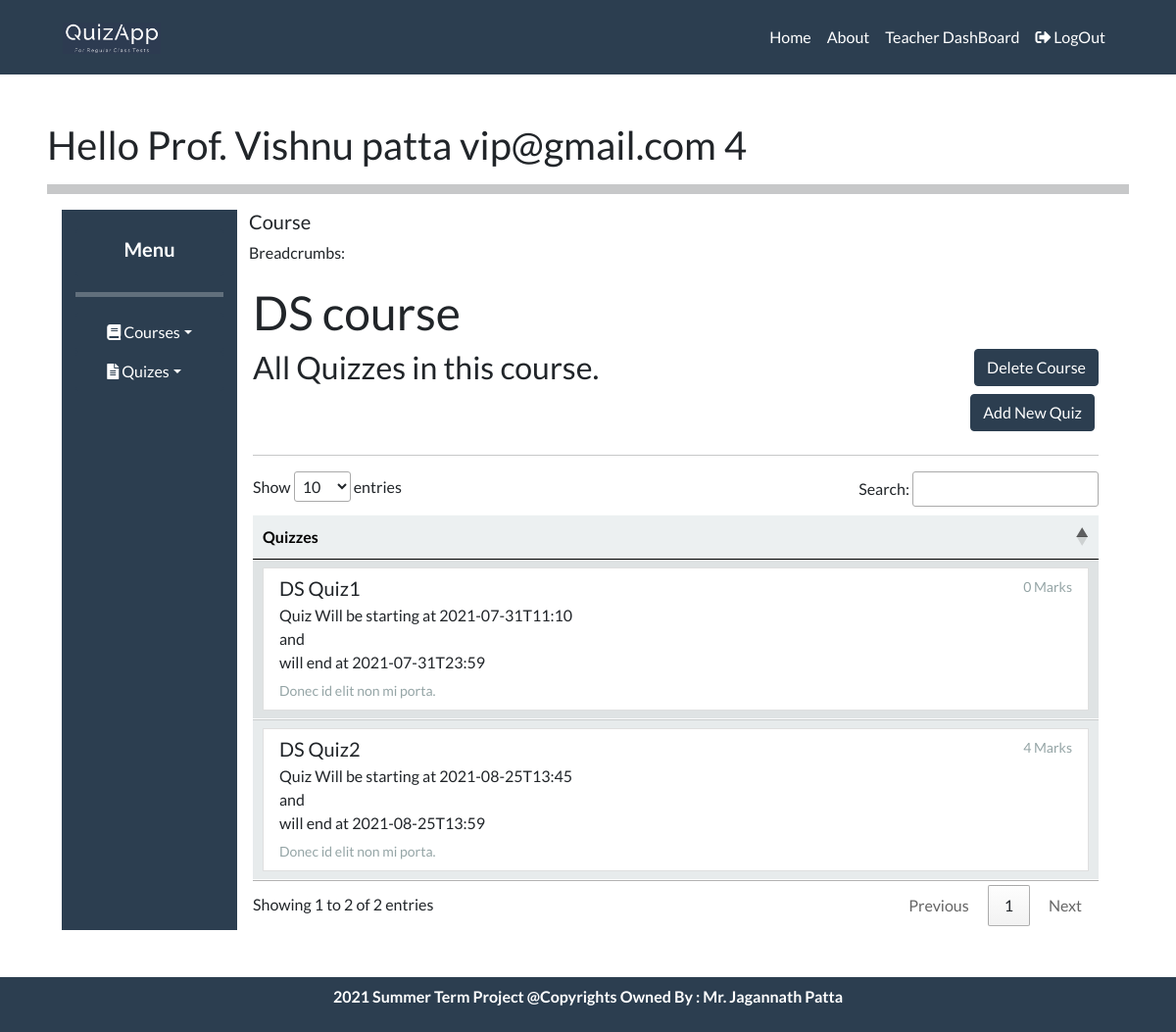
Page /teacher/Course?id=2&name=DS (signed in) on the committed database.
### tables this page shows
CREATE TABLE "Quiz" (
	"quiz_id"	INTEGER NOT NULL PRIMARY KEY AUTOINCREMENT,
	"teacher_id"	INTEGER NOT NULL,
	"course_id"	INTEGER NOT NULL,
	"quiz_name"	TEXT,
	"img_id"	INTEGER NOT NULL,
	"img_key"	BLOB,
	"quiz_marks"	INTEGER DEFAULT 0,
	"quiz_startDate"	TEXT NOT NULL,
	"quiz_endDate"	TEXT NOT NULL,
	FOREIGN KEY("img_id") REFERENCES "Images"("image_id") ON DELETE SET NULL,
	UNIQUE("course_id","teacher_id","quiz_name"),
	FOREIGN KEY("teacher_id") REFERENCES "Teacher"("teacher_id") ON DELETE CASCADE,
	FOREIGN KEY("course_id") REFERENCES "Course"("course_id") ON DELETE CASCADE
);

### Teacher/views.py (the view)
@breadcrumb('Course')
def TeacherCourse():
    page = check_user("/teacherSite/course.html")
    if len(page) > 1:
        return render_template(page[0] , msg = page[1])
    else:
        cid = request.args.get('id',type = int)
        name = request.args.get('name', type = str)
        try:
            conn = sqlite3.connect("DataBase/quizAppDataBase.db")
            cursor = conn.cursor()
            quizes = cursor.execute("SELECT QUIZ_ID , QUIZ_NAME , QUIZ_MARKS , QUIZ_STARTDATE , QUIZ_ENDDATE from QUIZ WHERE COURSE_ID = ? AND TEACHER_ID = ? " , ( cid , session['role_id'] , )).fetchall()
            cursor.close()
            conn.close()
        except Exception as e:
                msg = "Some Error : " + str(e)
        return render_template(page[0] , course = [ cid, name ] , quizes = quizes)

### Teacher/views.py (called while the page is built)
def check_user(page):
    if session.get("email"):
        if session.get("user_role") == 'T':
            return [page]
        else:
            return [page , "You Don't have these previlages." ]
    else:
        return ['login.html']

### breadcrumb.py (called while the page is built, shortened)
def breadcrumb(view_title):
    def decorator(f):
        @functools.wraps(f)
        def decorated_function(*args, **kwargs):
            flask.g.title = view_title
            session_crumbs = flask.session.setdefault('crumbs', [])
            flask.g.breadcrumbs = []
            for path, title in session_crumbs:
                flask.g.breadcrumbs.append(BreadCrumb(path, title))
            flask.session.modified = True
            item = (flask.request.url, view_title)
            try:
                if item[1] not in [ i[1] for i in session_crumbs]:
                    session_crumbs.append(item)
            except:
                pass
            rv = f(*args, **kwargs)
            if len(session_crumbs) > 5:
                session_crumbs.pop(0)
            return rv
        return decorated_function
    return decorator

### templates/teacherSite/course.html (shortened to what this page needs)
{% extends "/teacherSite/teacherHome.html" %}
{% block body %}
<div class="p-sm-1">
{% if course %}
<h1>  {{ course[1] }} course </h1>
{% endif %}
<div class="row">
    {% if course %}
        <div class="col-md-9">
            <h3> All Quizzes in this course.</h3>
        </div>
        <div class="col-md-3">
            <a class="btn btn-primary float-right mb-2" onclick="deleteCourse( '{{course[0]}}' )" > Delete Course </a>
             <a class="btn btn-primary float-right mb-2 mr-1" href="/teacher/AddQuiz?cid={{course[0]}}">Add New Quiz</a>
        </div>
    {% endif %}
</div>
<hr>
    <table id='tab' class="display table responsive table-hover">
        <thead>
            <tr class="table-light">
              <th scope="col"> Quizzes </th>
            </tr>
          </thead>
        <tbody>
            {% for quiz in  quizes: %}
          <tr class="table-light">
            <td>
                <a href="/teacher/quiz?id={{quiz[0]}}&name={{quiz[1]}}" class="list-group-item list-group-item-action flex-column align-items-start">
                    <div class="d-flex w-100 justify-content-between">
                        <h5 class="mb-1"> {{quiz[1] }}   </h5>
                        <small class="text-muted">{{quiz[2]}} Marks </small>
                    </div>
                        <p class="mb-1">Quiz Will be starting at {{quiz[3]}} <br> and <br> will end at {{quiz[4]}}</p>
                    <small class="text-muted">Donec id elit non mi porta.</small>
                </a>
            </td>
          </tr>
          {% endfor %}
        </tbody>
    </table>
</div>
{% endblock %}

### rows in the picture
Quiz: quiz_name "DS Quiz1", quiz_marks "0", quiz_startDate "2021-07-31T11:10", quiz_endDate "2021-07-31T23:59"
Quiz: quiz_name "DS Quiz2", quiz_marks "4", quiz_startDate "2021-08-25T13:45", quiz_endDate "2021-08-25T13:59"

### other values in the picture
{{ session['username'] }} "Vishnu patta"
{{ session['email'] }} "vip@gmail.com"
{{ session['role_id'] }} "4"
{{ g.title }} "Course"
{{ course[1] }} "DS"
